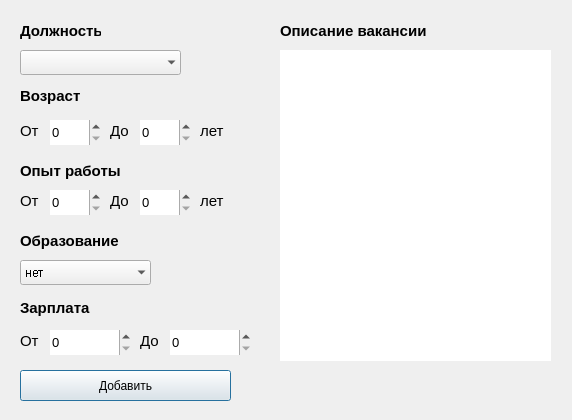
<?xml version="1.0" encoding="UTF-8"?>
<ui version="4.0">
 <class>add_vac_dialog</class>
 <widget class="QDialog" name="add_vac_dialog">
  <property name="geometry">
   <rect>
    <x>0</x>
    <y>0</y>
    <width>572</width>
    <height>420</height>
   </rect>
  </property>
  <property name="windowTitle">
   <string>Добавление вакансии</string>
  </property>
  <widget class="QLabel" name="pos_title_info">
   <property name="geometry">
    <rect>
     <x>20</x>
     <y>20</y>
     <width>81</width>
     <height>21</height>
    </rect>
   </property>
   <property name="font">
    <font>
     <family>Arial</family>
     <pointsize>11</pointsize>
     <weight>75</weight>
     <bold>true</bold>
    </font>
   </property>
   <property name="text">
    <string>Должность</string>
   </property>
  </widget>
  <widget class="QComboBox" name="comboBox">
   <property name="geometry">
    <rect>
     <x>20</x>
     <y>50</y>
     <width>161</width>
     <height>25</height>
    </rect>
   </property>
   <property name="font">
    <font>
     <pointsize>10</pointsize>
    </font>
   </property>
   <property name="frame">
    <bool>false</bool>
   </property>
  </widget>
  <widget class="QLabel" name="age_info_2">
   <property name="geometry">
    <rect>
     <x>110</x>
     <y>120</y>
     <width>21</width>
     <height>21</height>
    </rect>
   </property>
   <property name="font">
    <font>
     <family>Arial</family>
     <pointsize>11</pointsize>
     <weight>50</weight>
     <bold>false</bold>
    </font>
   </property>
   <property name="text">
    <string>До</string>
   </property>
  </widget>
  <widget class="QLabel" name="age_info_3">
   <property name="geometry">
    <rect>
     <x>200</x>
     <y>120</y>
     <width>41</width>
     <height>21</height>
    </rect>
   </property>
   <property name="font">
    <font>
     <family>Arial</family>
     <pointsize>11</pointsize>
     <weight>50</weight>
     <bold>false</bold>
    </font>
   </property>
   <property name="text">
    <string>лет</string>
   </property>
  </widget>
  <widget class="QComboBox" name="edu_comboBox">
   <property name="geometry">
    <rect>
     <x>20</x>
     <y>260</y>
     <width>131</width>
     <height>25</height>
    </rect>
   </property>
   <property name="font">
    <font>
     <family>Arial</family>
     <pointsize>10</pointsize>
     <stylestrategy>NoAntialias</stylestrategy>
    </font>
   </property>
   <property name="currentIndex">
    <number>2</number>
   </property>
   <property name="frame">
    <bool>false</bool>
   </property>
   <item>
    <property name="text">
     <string>высшее</string>
    </property>
   </item>
   <item>
    <property name="text">
     <string>среднее</string>
    </property>
   </item>
   <item>
    <property name="text">
     <string>нет</string>
    </property>
   </item>
  </widget>
  <widget class="QLabel" name="age_info">
   <property name="geometry">
    <rect>
     <x>20</x>
     <y>80</y>
     <width>71</width>
     <height>31</height>
    </rect>
   </property>
   <property name="font">
    <font>
     <family>Arial</family>
     <pointsize>11</pointsize>
     <weight>75</weight>
     <bold>true</bold>
    </font>
   </property>
   <property name="text">
    <string>Возраст</string>
   </property>
  </widget>
  <widget class="QLabel" name="exp_info">
   <property name="geometry">
    <rect>
     <x>20</x>
     <y>160</y>
     <width>211</width>
     <height>21</height>
    </rect>
   </property>
   <property name="font">
    <font>
     <family>Arial</family>
     <pointsize>11</pointsize>
     <weight>75</weight>
     <bold>true</bold>
    </font>
   </property>
   <property name="text">
    <string>Опыт работы</string>
   </property>
  </widget>
  <widget class="QLabel" name="sal_info_2">
   <property name="geometry">
    <rect>
     <x>140</x>
     <y>330</y>
     <width>21</width>
     <height>21</height>
    </rect>
   </property>
   <property name="font">
    <font>
     <family>Arial</family>
     <pointsize>11</pointsize>
     <weight>50</weight>
     <bold>false</bold>
    </font>
   </property>
   <property name="text">
    <string>До</string>
   </property>
  </widget>
  <widget class="QLabel" name="exp_info_1">
   <property name="geometry">
    <rect>
     <x>200</x>
     <y>190</y>
     <width>41</width>
     <height>21</height>
    </rect>
   </property>
   <property name="font">
    <font>
     <family>Arial</family>
     <pointsize>11</pointsize>
     <weight>50</weight>
     <bold>false</bold>
    </font>
   </property>
   <property name="text">
    <string>лет</string>
   </property>
  </widget>
  <widget class="QLabel" name="sal_info">
   <property name="geometry">
    <rect>
     <x>20</x>
     <y>300</y>
     <width>141</width>
     <height>16</height>
    </rect>
   </property>
   <property name="font">
    <font>
     <family>Arial</family>
     <pointsize>11</pointsize>
     <weight>75</weight>
     <bold>true</bold>
    </font>
   </property>
   <property name="text">
    <string>Зарплата</string>
   </property>
  </widget>
  <widget class="QLabel" name="age_info_1">
   <property name="geometry">
    <rect>
     <x>20</x>
     <y>120</y>
     <width>21</width>
     <height>21</height>
    </rect>
   </property>
   <property name="font">
    <font>
     <family>Arial</family>
     <pointsize>11</pointsize>
     <weight>50</weight>
     <bold>false</bold>
    </font>
   </property>
   <property name="text">
    <string>От</string>
   </property>
  </widget>
  <widget class="QPushButton" name="add_btn">
   <property name="geometry">
    <rect>
     <x>20</x>
     <y>370</y>
     <width>211</width>
     <height>31</height>
    </rect>
   </property>
   <property name="text">
    <string>Добавить</string>
   </property>
  </widget>
  <widget class="QLabel" name="exp_info_2">
   <property name="geometry">
    <rect>
     <x>20</x>
     <y>190</y>
     <width>21</width>
     <height>21</height>
    </rect>
   </property>
   <property name="font">
    <font>
     <family>Arial</family>
     <pointsize>11</pointsize>
     <weight>50</weight>
     <bold>false</bold>
    </font>
   </property>
   <property name="text">
    <string>От</string>
   </property>
  </widget>
  <widget class="QLabel" name="sal_info_1">
   <property name="geometry">
    <rect>
     <x>20</x>
     <y>330</y>
     <width>21</width>
     <height>21</height>
    </rect>
   </property>
   <property name="font">
    <font>
     <family>Arial</family>
     <pointsize>11</pointsize>
     <weight>50</weight>
     <bold>false</bold>
    </font>
   </property>
   <property name="text">
    <string>От</string>
   </property>
  </widget>
  <widget class="QLabel" name="edu_info">
   <property name="geometry">
    <rect>
     <x>20</x>
     <y>230</y>
     <width>101</width>
     <height>21</height>
    </rect>
   </property>
   <property name="font">
    <font>
     <family>Arial</family>
     <pointsize>11</pointsize>
     <weight>75</weight>
     <bold>true</bold>
    </font>
   </property>
   <property name="text">
    <string>Образование</string>
   </property>
  </widget>
  <widget class="QSpinBox" name="age_spinBox_1">
   <property name="geometry">
    <rect>
     <x>50</x>
     <y>120</y>
     <width>51</width>
     <height>25</height>
    </rect>
   </property>
   <property name="font">
    <font>
     <family>Arial</family>
     <pointsize>10</pointsize>
    </font>
   </property>
   <property name="frame">
    <bool>false</bool>
   </property>
  </widget>
  <widget class="QSpinBox" name="age_spinBox_2">
   <property name="geometry">
    <rect>
     <x>140</x>
     <y>120</y>
     <width>51</width>
     <height>25</height>
    </rect>
   </property>
   <property name="font">
    <font>
     <family>Arial</family>
     <pointsize>10</pointsize>
    </font>
   </property>
   <property name="frame">
    <bool>false</bool>
   </property>
  </widget>
  <widget class="QSpinBox" name="exp_spinBox_1">
   <property name="geometry">
    <rect>
     <x>50</x>
     <y>190</y>
     <width>51</width>
     <height>25</height>
    </rect>
   </property>
   <property name="font">
    <font>
     <family>Arial</family>
     <pointsize>10</pointsize>
    </font>
   </property>
   <property name="frame">
    <bool>false</bool>
   </property>
  </widget>
  <widget class="QLabel" name="exp_info_4">
   <property name="geometry">
    <rect>
     <x>110</x>
     <y>190</y>
     <width>21</width>
     <height>21</height>
    </rect>
   </property>
   <property name="font">
    <font>
     <family>Arial</family>
     <pointsize>11</pointsize>
     <weight>50</weight>
     <bold>false</bold>
    </font>
   </property>
   <property name="text">
    <string>До</string>
   </property>
  </widget>
  <widget class="QSpinBox" name="exp_spinBox_2">
   <property name="geometry">
    <rect>
     <x>140</x>
     <y>190</y>
     <width>51</width>
     <height>25</height>
    </rect>
   </property>
   <property name="font">
    <font>
     <family>Arial</family>
     <pointsize>10</pointsize>
    </font>
   </property>
   <property name="frame">
    <bool>false</bool>
   </property>
  </widget>
  <widget class="QSpinBox" name="sal_spinBox_1">
   <property name="geometry">
    <rect>
     <x>50</x>
     <y>330</y>
     <width>81</width>
     <height>25</height>
    </rect>
   </property>
   <property name="font">
    <font>
     <family>Arial</family>
     <pointsize>10</pointsize>
    </font>
   </property>
   <property name="frame">
    <bool>false</bool>
   </property>
  </widget>
  <widget class="QSpinBox" name="sal_spinBox_2">
   <property name="geometry">
    <rect>
     <x>170</x>
     <y>330</y>
     <width>81</width>
     <height>25</height>
    </rect>
   </property>
   <property name="font">
    <font>
     <family>Arial</family>
     <pointsize>10</pointsize>
    </font>
   </property>
   <property name="frame">
    <bool>false</bool>
   </property>
  </widget>
  <widget class="QLabel" name="dop_info_label">
   <property name="geometry">
    <rect>
     <x>280</x>
     <y>20</y>
     <width>151</width>
     <height>21</height>
    </rect>
   </property>
   <property name="font">
    <font>
     <family>Arial</family>
     <pointsize>11</pointsize>
     <weight>75</weight>
     <bold>true</bold>
    </font>
   </property>
   <property name="text">
    <string>Описание вакансии</string>
   </property>
  </widget>
  <widget class="QTextEdit" name="dop_info_textEdit">
   <property name="geometry">
    <rect>
     <x>280</x>
     <y>50</y>
     <width>271</width>
     <height>311</height>
    </rect>
   </property>
   <property name="font">
    <font>
     <family>Arial</family>
     <pointsize>10</pointsize>
    </font>
   </property>
   <property name="frameShape">
    <enum>QFrame::NoFrame</enum>
   </property>
  </widget>
 </widget>
 <resources/>
 <connections/>
</ui>
